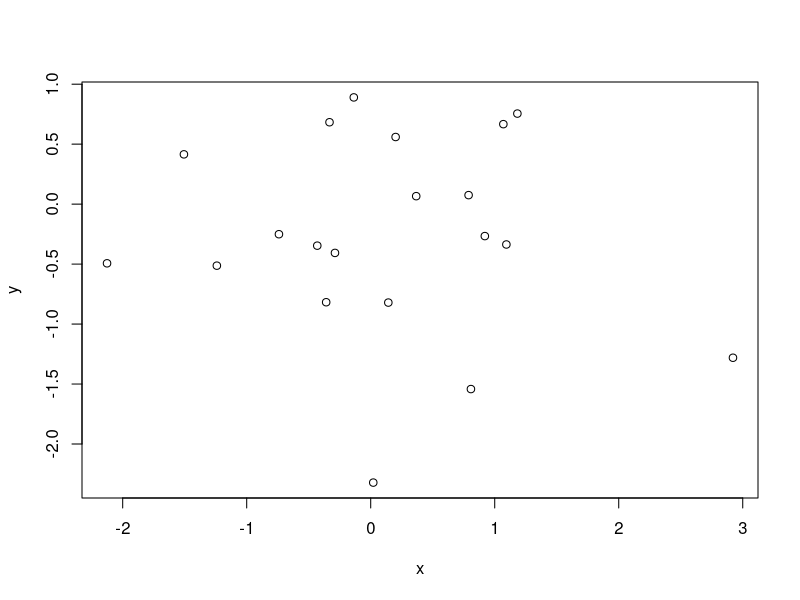
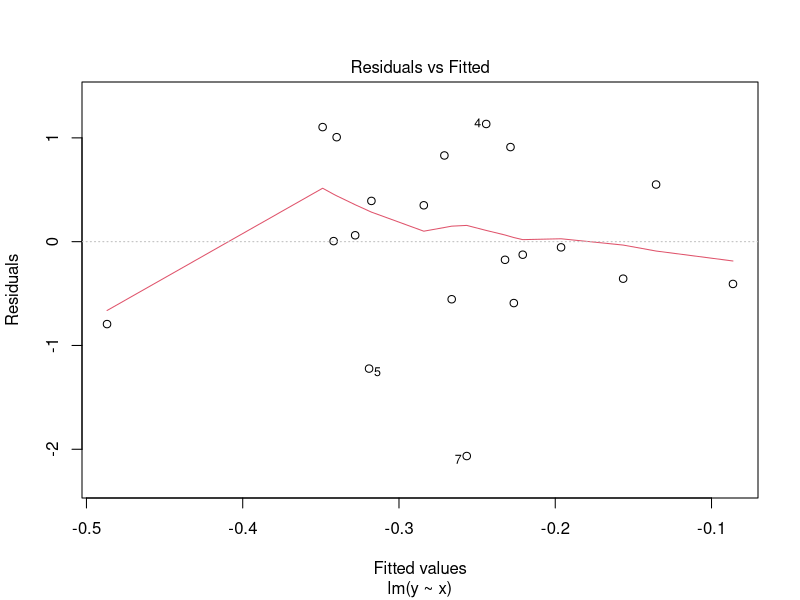
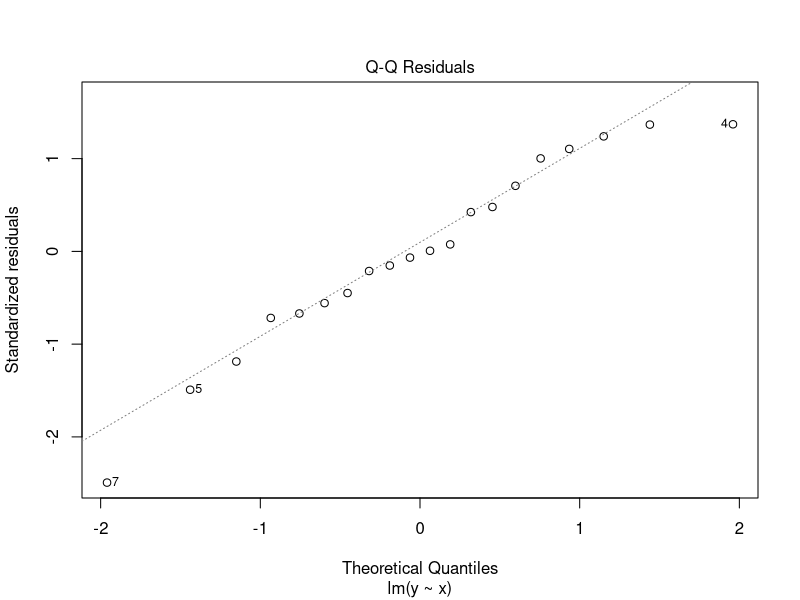
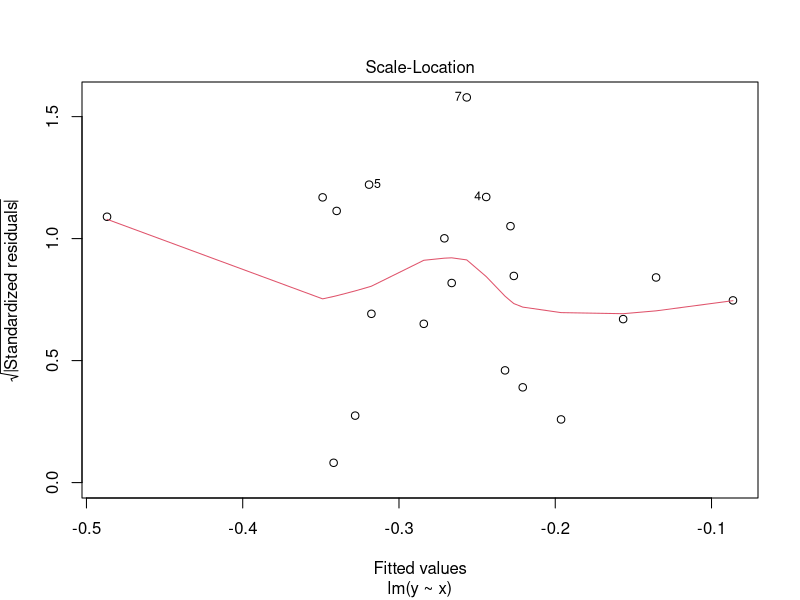
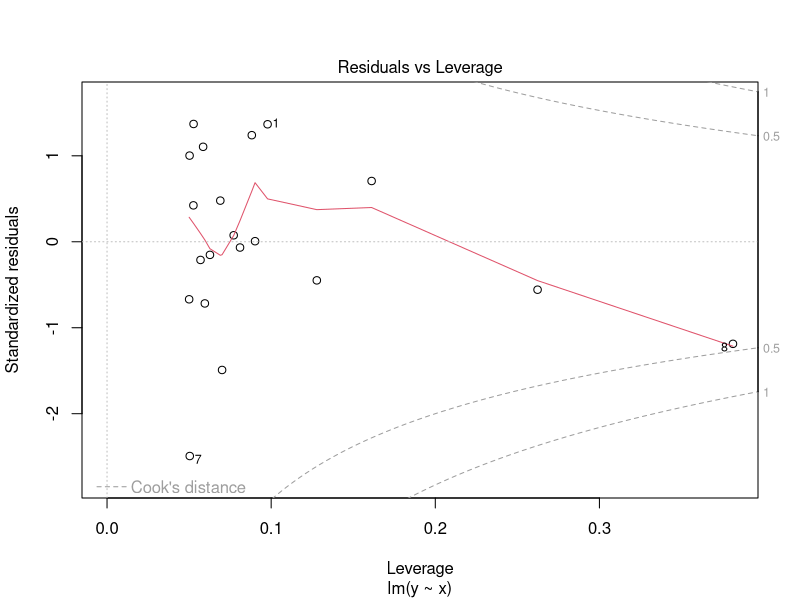
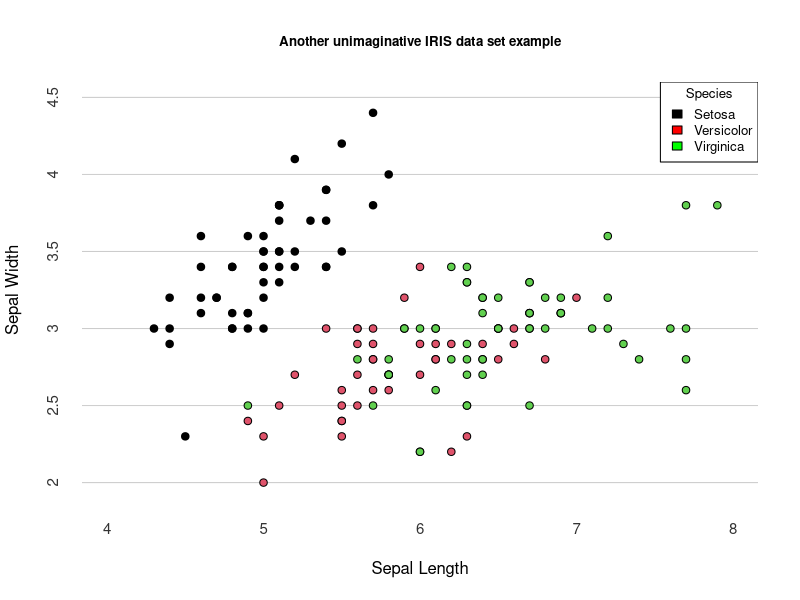

Write R code to recreate these figures, in order. (Note: this script raises an error after producing the figures.)
###########################################################################
# 3-day R workshop 
# Day 2
# Afternoon
# 08_graphics_example.R
###########################################################################
# Here's an example using the graphics packages that comes with base R
# Consider the following...

x <- rnorm(1:20) # Numeric
y <- rnorm(1:20) # Numeric 

plot(x, y)

z <- lm(y ~ x) # z is the output of the linear 

plot(z)

# So the plot function is quick and simple to use in standard cases
# However when it comes to generating publication quality figures,
# life gets a little more complicated

# The iris data set will be used for this used example

head(iris)

plot(iris$Sepal.Length, iris$Sepal.Width, 
     bg = iris$Species, # Fill colour
     pch = 21, # Shape: circles that can filed
     xlab = "Sepal Length", ylab = "Sepal Width", # Labels
     axes = FALSE, # Don't plot the axes
     frame.plot = FALSE, # Remove the frame 
     xlim = c(4, 8), ylim = c(2, 4.5), # Limits
     panel.first = abline(h = seq(2, 4.5, 0.5), col = "grey80"))

at = pretty(iris$Sepal.Length)
mtext(side = 1, text = at, at = at, 
      col = "grey20", line = 1, cex = 0.9)

at = pretty(iris$Sepal.Width)
mtext(side = 2, text = at, at = at, col = "grey20", line = 1, cex = 0.9)

legend("topright", legend = c("Setosa", "Versicolor", "Virginica"),
       title = "Species", fill=c("black", "red", "green"), cex=0.8)

title("Another unimaginative IRIS data set example", 
      cex.main = 0.8, font.main = 2, col.main = "black")

# Now lets view the ggplot2 version
# library(tidyverse)

ggplot(iris, aes(x = Sepal.Length, y = Sepal.Width, colour = Species)) +
  
  geom_point() + 
  
  scale_colour_manual(values = c("black", "red", "green")) +
  
  theme_minimal() +
  
  labs(title = "Another unimaginative IRIS data set example",
       x = "Sepal Length",
       y = "Sepal Width")

rm(at, x, y, z)
